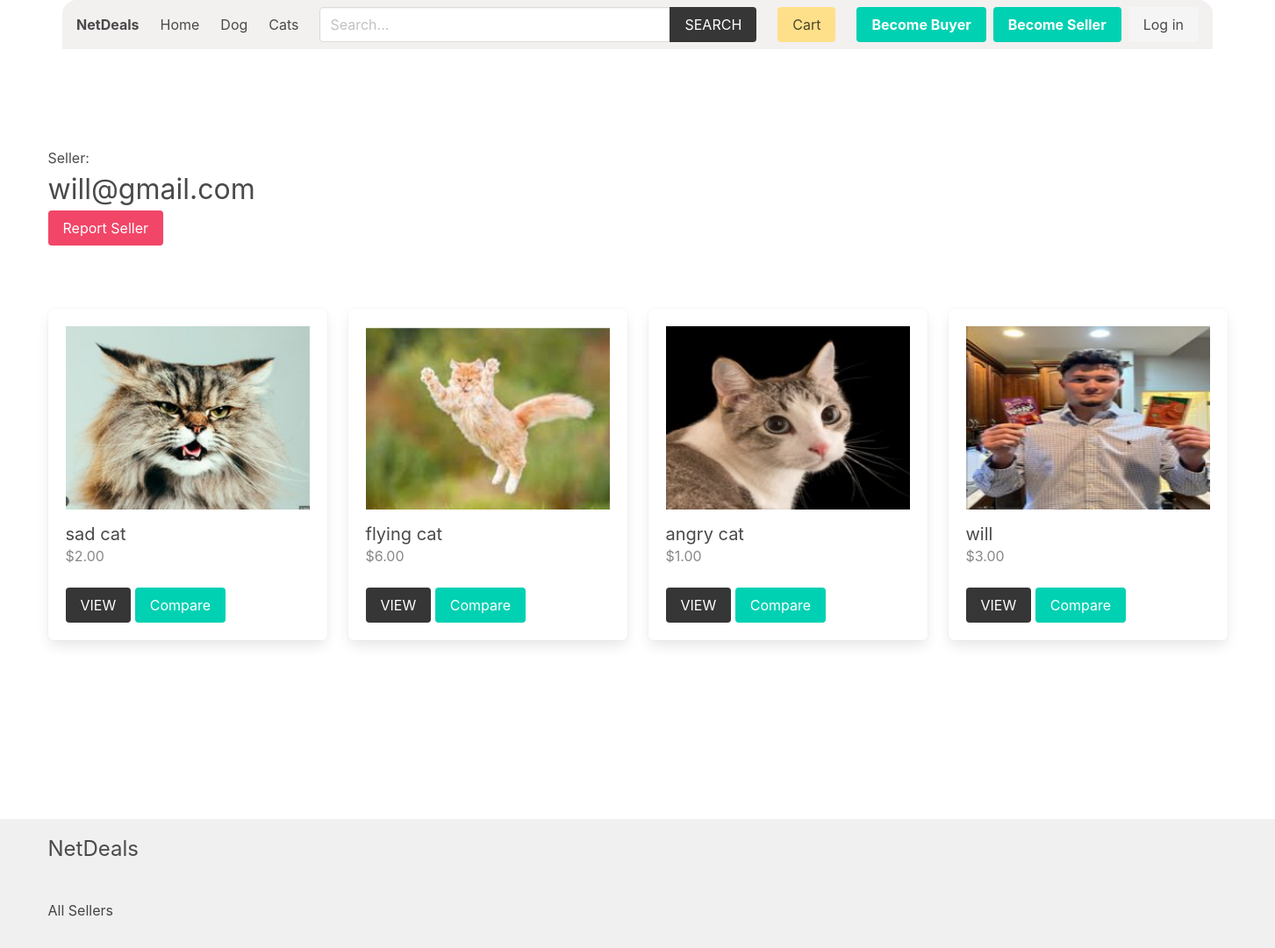
/seller/3/, run on the app's committed database.
### product/models.py (models this page shows, shortened)
class Category(models.Model):
    title = models.CharField(max_length=50)
    slug = models.SlugField(max_length=55)
    ordering = models.IntegerField(default=0)
    class Meta:
        ordering = ['ordering']

class Product(models.Model):
    quantity = models.PositiveIntegerField(default=0)
    category = models.ForeignKey(Category, related_name='products', on_delete=models.CASCADE)
    seller = models.ForeignKey(SellerProfile, related_name="products", on_delete=models.CASCADE)
    title = models.CharField(max_length=50)
    slug = models.SlugField(max_length=55)
    description = models.TextField(blank=True, null=True)
    price = models.DecimalField(max_digits=6, decimal_places=2)
    added_date = models.DateTimeField(auto_now_add=True)
    image = models.ImageField(upload_to='uploads/', blank=True, null=True)
    thumbnail = models.ImageField(upload_to='uploads/', blank=True, null=True) # Change uploads to thumbnails
    image2 = models.ImageField(upload_to='uploads/', blank=True, null=True)
    thumbnail2 = models.ImageField(upload_to='uploads/thumbnails/', blank=True, null=True)
    image3 = models.ImageField(upload_to='uploads/', blank=True, null=True)
    thumbnail3 = models.ImageField(upload_to='uploads/thumbnails/', blank=True, null=True)
    image4 = models.ImageField(upload_to='uploads/', blank=True, null=True)
    thumbnail4 = models.ImageField(upload_to='uploads/thumbnails/', blank=True, null=True)
    class Meta:
        ordering = ['-added_date']
    def get_thumbnail(self):
        if self.thumbnail:
            return self.thumbnail.url

### accounts/models.py (models this page shows, shortened)
class SellerProfile(models.Model):
    is_approved = models.BooleanField(default=False) # for admin approval
    phone_number = models.CharField(max_length=15, null=True, blank=True)
    address = models.CharField(max_length=255, null=True, blank=True)
    user = models.OneToOneField(CustomUser, on_delete=models.CASCADE)
    company_name = models.CharField(max_length=100, null=True, blank=True)
    company_description = models.TextField(null=True, blank=True)

class CustomUser(AbstractBaseUser, PermissionsMixin):
    ROLE_CHOICES = (
        ('buyer', 'Buyer'),
        ('seller', 'Seller'),
    )
    email = models.EmailField(unique=True)
    role = models.CharField(max_length=10, choices=ROLE_CHOICES, default='buyer')
    is_active = models.BooleanField(default=True)
    is_staff = models.BooleanField(default=False)
    objects = CustomUserManager()
    USERNAME_FIELD = 'email'
    REQUIRED_FIELDS = []
    class Meta:
        verbose_name = 'User'
        verbose_name_plural = 'Users'

### seller/views.py (the view)
# urls.py: path('seller/', include('seller.urls')),
def seller(request, seller_id):
    seller = get_object_or_404(SellerProfile, pk=seller_id)
    report_seller_form = SellerReportForm()
    context = {
        'report_seller_form':report_seller_form,
        'seller':seller,
    }
    return render(request, 'seller/seller.html', context)

### seller/forms.py
class SellerReportForm(forms.ModelForm):
    class Meta:
        model = SellerReport
        fields = ['reason']

### cart/cart.py (called while the page is built)
    def __len__(self):
        return sum(item['quantity'] for item in self.cart.values())

### cart/context_processors.py (called while the page is built)
def cart(request):
    return {'cart': Cart(request)}

### product/context_processors.py (called while the page is built)
def menu_categories(request):
    categories = Category.objects.all()
    return {'categories': categories}

### templates/seller/seller.html (shortened to what this page needs)
{% extends 'core/base.html' %}
{% block content %}
    <div class="columns is-multiline mb-6">
        <div class="column is-12 has-test-centered mt-6 mb-6">
            <h3>Seller: </h3>
            <h2 class="is-size-3">{{seller.user.email}}</h2>
            <button onclick="openReportModal()" class="button is-danger">Report Seller</button>
        </div>
        {% for product in seller.products.all %}
            {% include 'product/parts/list_item.html' %}
        {% endfor %}
    </div>
{% endblock content %}

### templates/core/base.html (shortened to what this page needs)
{% load static %}
{% load product_filters %}
<!DOCTYPE html>
<html lang="en">
<head>
    <link rel="stylesheet" href="https://cdn.jsdelivr.net/npm/bulma@0.9.2/css/bulma.min.css">
    <link rel="stylesheet" href="{% static 'css/main.css' %}">
</head>
<body>
    <div class="container px-4">
        <nav class="navbar px-4" role="navigation" aria-label="main navigation">
            <div class="navbar-brand">
                <a class="navbar-item" href="{% url 'core:home' %}">
                    <h1><strong>NetDeals</strong></h1>
                </a>
            </div>
            <div id="navbarBasicExample" class="navbar-menu">
                <div class="navbar-start">
                <a class="navbar-item" href="{% url 'core:home' %}">
                    Home
                </a>
                {% for category in categories %}
                    <a class="navbar-item" href="{% url 'product:category' category.slug %}">
                        {{category.title}}
                    </a>
                {% endfor %}
                </div>
                <div class="navbar-start">
                    <div class="navbar-item">
                        <form method="get" action="{% url 'product:search' %}">
                            <div class="field has-addons">
                                <div class="control">
                                    <input type="search" name="query" id="" class="input" placeholder="Search...">
                                </div>
                                <div class="control">
                                    <button class="button is-dark is-uppercase">Search</button>
                                </div>
                            </div>
                        </form>
                    </div>
                </div>
                <div class="navbar-end">
                <div class="navbar-item">
                    <a href="{% url 'cart:cart' %}" class="button is-warning">Cart {% if cart %}({{cart|length}}){% endif %}</a>
                </div>
                {% if user.role == 'seller' %}
                <div class="navbar-item has-dropdown is-hoverable">
                    <a class="navbar-link is-capitalized">
                    {{user.seller.name}}
                    </a>
                    <div class="navbar-dropdown">
                    <a class="navbar-item" href="{% url 'seller:seller-dashboard' %}">
                        Dashboard
                    </a>
                    <a class="navbar-item" href="{% url 'seller:order-history' %}">
                        Order History
                    </a>
                    <a class="navbar-item" href="{% url 'seller:edit-seller' %}">
                        Update Profile
                    </a>
                    <a class="navbar-item" href="{% url 'seller:add-product' %}">
                        Add Product
                    </a>
                    <hr class="navbar-divider">
                    <a class="navbar-item" href="{% url 'seller:logout' %}">
                        Logout
                    </a>
                    </div>
                </div>
                {% else %}
                <div class="navbar-item">
                    <div class="buttons">
                        <a class="button is-primary" href="{% url 'buyer:become-buyer' %}">
                            <strong>Become Buyer</strong>
                        </a>
                        <a class="button is-primary" href="{% url 'seller:become-seller' %}">
                            <strong>Become Seller</strong>
                        </a>
                        <a class="button is-light" href="{% url 'core:login' %}">
                            Log in
                        </a>
                    </div>
                </div>
                {% endif %}
                </div>
            </div>
            </nav>
    </div>
    <section class="section">
        <div class="container">
            {% block content %}{% endblock content %}
        </div>
    </section>
    <div class="main-content-wrapper">
        <section class="section">
        </section>
    </div>
    <footer class="footer">
        <div class="container">
            <h3 class="is-size-4 mb-4">NetDeals</h3>
            <br>
            <a href="{% url 'seller:sellers' %}">All Sellers</a>
        </div>
    </footer>
</body>
</html>

### templates/product/parts/list_item.html (shortened to what this page needs)
<div class="column is-3 product-list-item">
    <div class="box">
        <figure class="image is-4by3 mb-4">
            <img src="{{ product.get_thumbnail }}" alt="{{product.title}}">
        </figure>
        <h2 class="subtitle">{{product.title}}</h2>
        <h3 class="price is-size-6 mb-5">${{product.price}}</h3>
        <a href="{% url 'product:product' product.category.slug product.slug %}" class="button is-dark is-uppercase">View</a>
         <button type="button" class="button is-primary" onclick="compareProduct({{ product.pk }})">Compare</button>
        </div>
</div>

### core/static/css/main.css (style rules this page uses)
.footer a { margin-bottom: 15px; display: inline-block; color: #444; }
.product-list-item .box .subtitle { margin-bottom: 0; }
.product-list-item .box .price { color: #888; }

### templates/core/base.html (style rules this page uses)
.navbar { z-index: 1000; background-color: #f3f0f0; border-radius: 1rem 1rem 0 0; margin-bottom: 1rem; width: 100%; position: relative; }
.navbar .input { width: 400px; }
.navbar .field.has-addons { width: 100%; }
body { display: flex; flex-direction: column; min-height: 100vh; }
.main-content-wrapper { flex-grow: 1; }
.footer { background-color: #f0f0f0; padding: 1rem 0; }

### data on the page
Category: title "Dog"
Category: title "Cats"
SellerProfile: user.email "will@gmail.com"
Product: get_thumbnail (picture), title "sad cat", price "2.00"
Product: get_thumbnail (picture), title "flying cat", price "6.00"
Product: get_thumbnail (picture), title "angry cat", price "1.00"
Product: get_thumbnail (picture), title "will", price "3.00"
